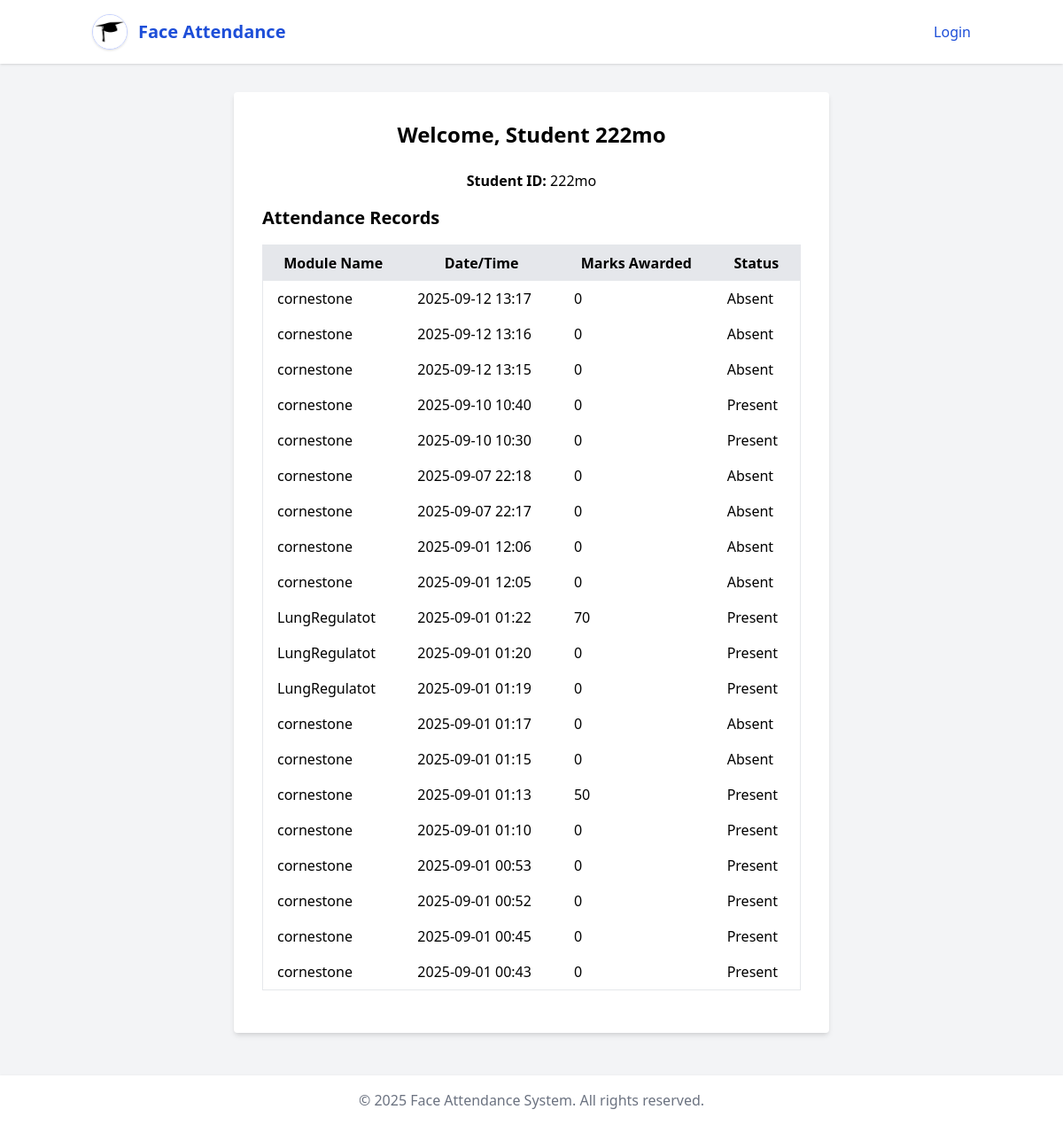
/student-dashboard (signed in), run on an earlier commit of the app's database.
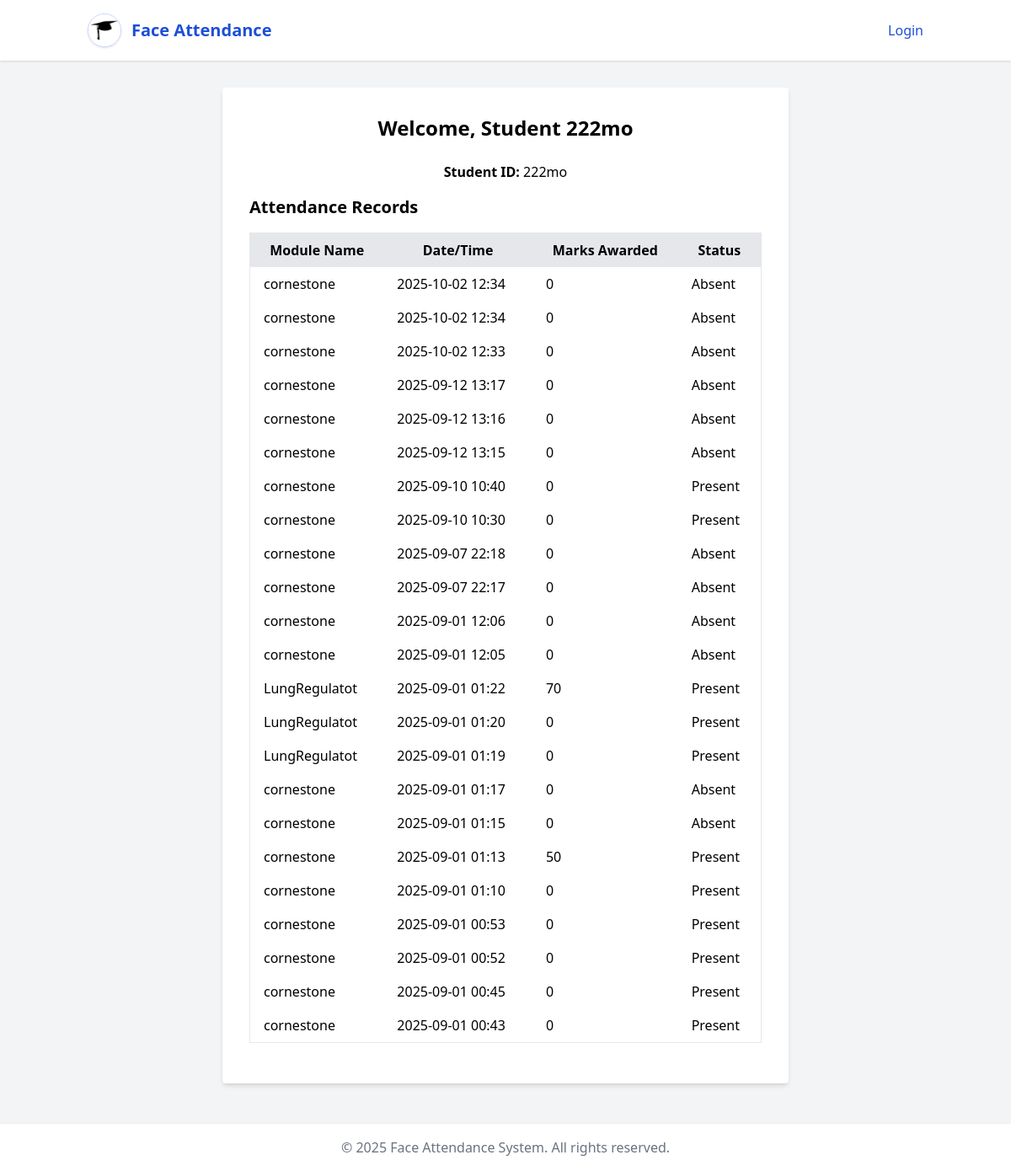
And on a later commit of the database.
### models.py (models this page shows)
class AttendanceRecord(db.Model):
    id = db.Column(db.Integer, primary_key=True)
    student_id = db.Column(db.Integer, db.ForeignKey('student.id'), nullable=False)
    module_id = db.Column(db.Integer, db.ForeignKey('module.id'), nullable=False)
    qualification_id = db.Column(db.Integer, db.ForeignKey('qualification.id'), nullable=False)
    date_time = db.Column(db.DateTime, default=datetime.utcnow)
    marks = db.Column(db.Integer, default=0)
    status = db.Column(db.String(16), nullable=False)  # "Present" or "Absent"
    student = db.relationship('Student', backref='attendance_records')
    module = db.relationship('Module')
    qualification = db.relationship('Qualification')

class Module(db.Model):
    id = db.Column(db.Integer, primary_key=True)
    name = db.Column(db.String(128), nullable=False)
    qualification_id = db.Column(db.Integer, db.ForeignKey('qualification.id'), nullable=False)
    qualification = db.relationship('Qualification', backref=db.backref('modules', lazy=True))

### app.py (the view)
@app.route('/student-dashboard')
def student_dashboard():
    from flask import render_template, session, redirect, url_for
    import datetime
    from sqlalchemy.orm import joinedload
    current_year = datetime.datetime.now().year
    student_id = session.get('student_id')
    if not student_id:
        return redirect(url_for('student_login'))
    with app.app_context():
        student = Student.query.filter_by(student_id_number=student_id).first()
        attendance_records = AttendanceRecord.query.options(
            joinedload(AttendanceRecord.module)
        ).filter_by(student_id=student.id).order_by(AttendanceRecord.date_time.desc()).all()
    return render_template(
        'student_dashboard.html',
        student=student,
        attendance_records=attendance_records,
        current_year=current_year
    )

### templates/student_dashboard.html (shortened to what this page needs)
{% extends "base.html" %}
{% block content %}
<div class="bg-white p-8 rounded shadow-md w-full max-w-2xl mx-auto mt-8">
    <h1 class="text-2xl font-bold mb-6 text-center">Welcome, {{ student.name }}</h1>
    <div class="mb-4 text-center">
        <span class="font-semibold">Student ID:</span> {{ student.student_id_number }}
    </div>
    <h2 class="text-xl font-bold mb-4">Attendance Records</h2>
    {% if attendance_records and attendance_records|length > 0 %}
    <table class="w-full border mb-4">
        <thead>
            <tr class="bg-gray-200">
                <th class="px-4 py-2">Module Name</th>
                <th class="px-4 py-2">Date/Time</th>
                <th class="px-4 py-2">Marks Awarded</th>
                <th class="px-4 py-2">Status</th>
            </tr>
        </thead>
        <tbody>
            {% for record in attendance_records %}
            <tr>
                <td class="px-4 py-2">{{ record.module.name }}</td>
                <td class="px-4 py-2">{{ record.date_time.strftime('%Y-%m-%d %H:%M') }}</td>
                <td class="px-4 py-2">{{ record.marks }}</td>
                <td class="px-4 py-2">{{ record.status }}</td>
            </tr>
            {% endfor %}
        </tbody>
    </table>
    {% else %}
    <div class="text-center text-red-600">No attendance records found.</div>
    {% endif %}
</div>
{% endblock %}

What changed in the data, as far as the page shows it:
added AttendanceRecord: module.name "cornestone", date_time "2025-10-02 12:34", marks "0", status "Absent"
added AttendanceRecord: module.name "cornestone", date_time "2025-10-02 12:34", marks "0", status "Absent"
added AttendanceRecord: module.name "cornestone", date_time "2025-10-02 12:33", marks "0", status "Absent"
